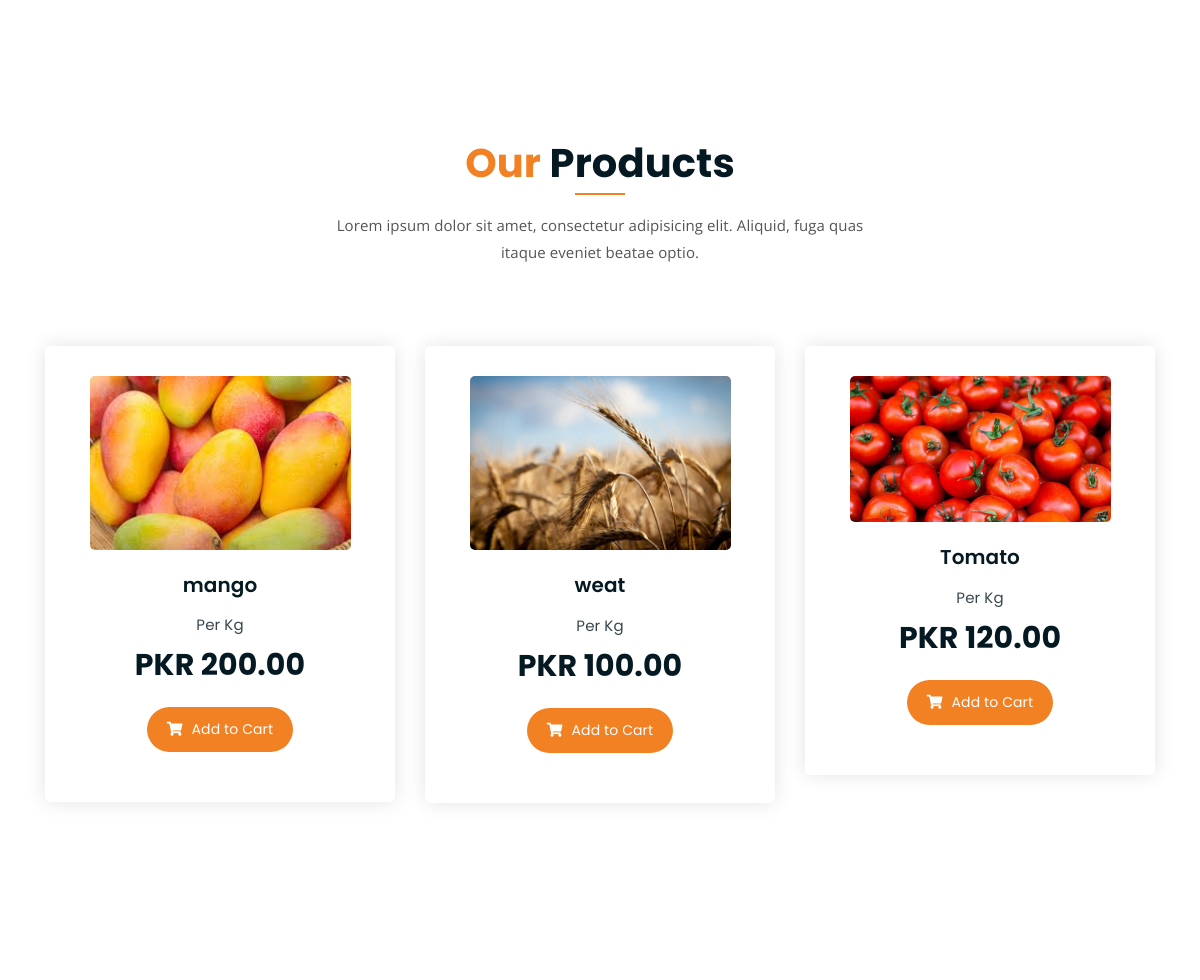
The app's page /index-2/ (middle part), older data.
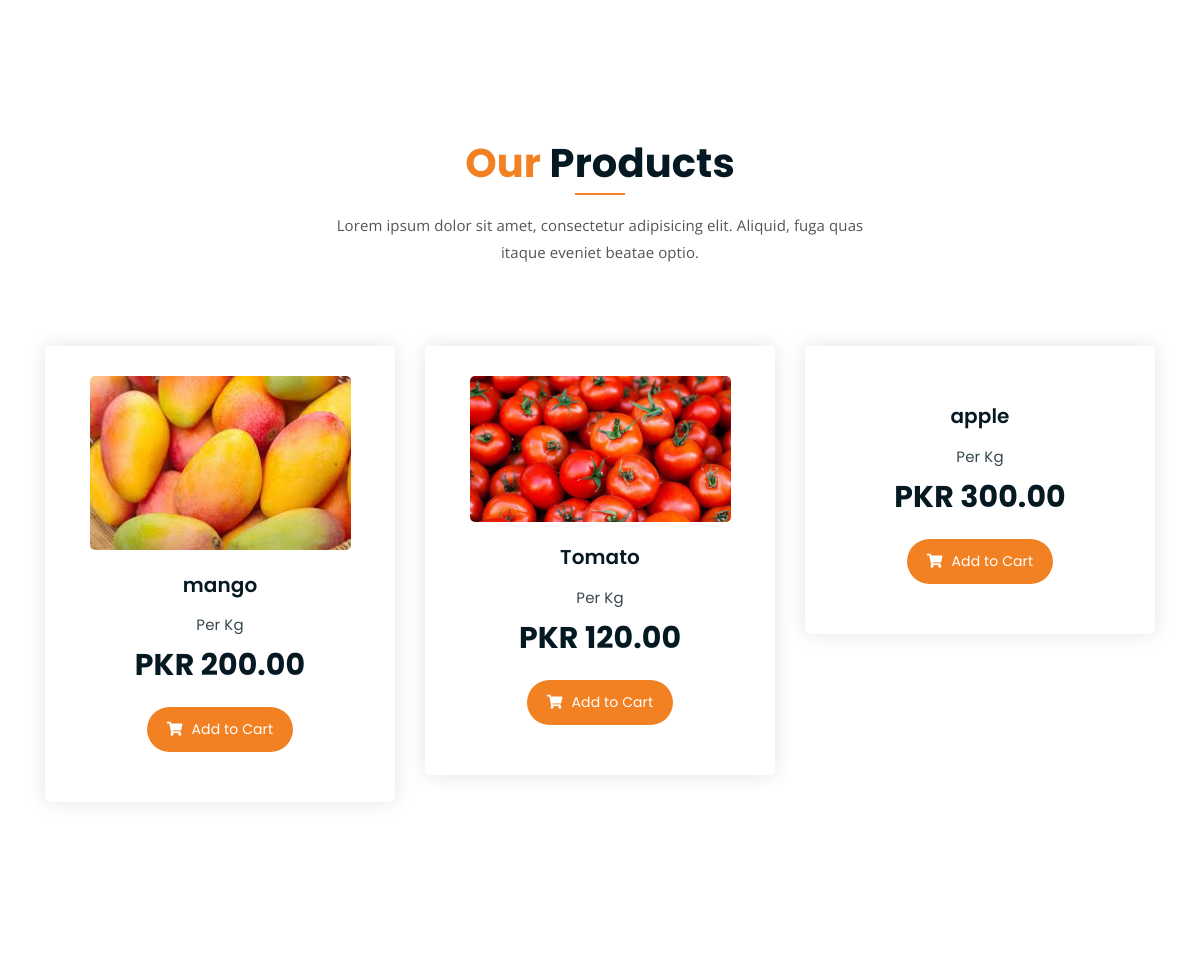
The same page, newer data.
### shop/models.py (models this page shows, shortened)
class Product(models.Model):
    QUALITY_PRICE_MULTIPLIERS = {
        'A': Decimal('1.00'),
        'B': Decimal('0.85'),
        'C': Decimal('0.65'),
    }
    farmer = models.ForeignKey(settings.AUTH_USER_MODEL, on_delete=models.CASCADE, related_name='products', null=True, blank=True)
    name = models.CharField(max_length=100)
    category = models.ForeignKey(Category, on_delete=models.SET_NULL, null=True, related_name='products')
    market_location = models.CharField(max_length=120, blank=True, default='')
    price = models.DecimalField(max_digits=10, decimal_places=2)
    description = models.TextField()
    stock = models.IntegerField()
    image = models.ImageField(upload_to='products/', blank=True, null=True)
    quality_grade = models.CharField(max_length=1, choices=[('A', 'Grade A'), ('B', 'Grade B'), ('C', 'Grade C')], null=True, blank=True)
    quality_confidence = models.DecimalField(max_digits=5, decimal_places=2, null=True, blank=True)
    price_source = models.ForeignKey(MarketPrice, on_delete=models.SET_NULL, null=True, blank=True, related_name='priced_products')
    priced_at = models.DateTimeField(null=True, blank=True)
    created_at = models.DateTimeField(auto_now_add=True)
    @property
    def commodity_type(self):
        return (self.category.name if self.category else '').strip()
    @property
    def is_wheat_commodity(self):
        return self.commodity_type.lower() == 'wheat'
    def _price_queryset(self, on_date):
        commodity = self.commodity_type
        location = (self.market_location or '').strip()
        if not commodity or not location:
            return MarketPrice.objects.none()
        return MarketPrice.objects.filter(
            price_date=on_date,
            commodity_type__iexact=commodity,
            market_location__iexact=location,
        )
    def get_market_price(self, on_date=None):
        on_date = on_date or timezone.localdate()
        today_match = self._price_queryset(on_date).order_by('-scraped_at').first()
        if today_match:
            return today_match
        return MarketPrice.objects.filter(
            commodity_type__iexact=self.commodity_type,
            market_location__iexact=(self.market_location or '').strip(),
            price_date__lt=on_date,
        ).order_by('-price_date', '-scraped_at').first()
    def apply_market_price(self, on_date=None, strict=False):
        target_date = on_date or timezone.localdate()
        market_price = self.get_market_price(on_date=target_date)
        self.price = market_price.price_per_kg
        self.price_source = market_price
        self.priced_at = timezone.now()
        return market_price
    def apply_quality_grade_price_adjustment(self):
        if not self.is_wheat_commodity:
            return
        multiplier = self.QUALITY_PRICE_MULTIPLIERS.get((self.quality_grade or '').upper())
        if multiplier is None:
            return
        self.price = (self.price * multiplier).quantize(Decimal('0.01'))
    def save(self, *args, **kwargs):
        allow_admin_override = kwargs.pop('allow_admin_override', False)
        enforce_market_rules = kwargs.pop('enforce_market_rules', True)
        allow_quality_override = kwargs.pop('allow_quality_override', False)
        super().save(*args, **kwargs)
        if self.image:
            img = Image.open(self.image.path)
            if img.height > 2160 or img.width > 3840:
                output_size = (3840, 2160)
                img.thumbnail(output_size, Image.LANCZOS)
                img.save(self.image.path, quality=95, optimize=True)
    def _should_enforce_market_rules(self, enforce_market_rules, allow_admin_override):
        return enforce_market_rules and bool(self.farmer_id) and not allow_admin_override
    def should_refresh_price(self, *, refresh_interval=timedelta(hours=2)):
        now = timezone.now()
        today_latest = self._price_queryset(timezone.localdate()).order_by('-scraped_at').first()
        if today_latest and (self.price_source_id != today_latest.id):
            return True
        if self.priced_at is None:
            return bool(self.get_market_price())
        if now - self.priced_at >= refresh_interval:
            return bool(self.get_market_price())
        return False
    def refresh_market_price_if_due(self, *, refresh_interval=timedelta(hours=2)):
        if not self.should_refresh_price(refresh_interval=refresh_interval):
            return False
        matched_price = self.apply_market_price(strict=False)
        if matched_price is None:
            return False
        if self.is_wheat_commodity:
            self.apply_quality_grade_price_adjustment()
        self.save(
            update_fields=['price', 'price_source', 'priced_at'],
            enforce_market_rules=False,
        )
        return True

### shop/views.py (the view)
# urls.py: path('index-2/', views.index_2, name='index-2'),
def index_2(request):
    products = list(Product.objects.all()[:8])
    _refresh_listed_product_prices(products)
    return render(request, 'index_2.html', {'products': products})

### shop/models.py (called while the page is built)
    @property
    def uses_100kg_unit(self):
        normalized_unit = (self.unit or '').lower().replace(' ', '')
        if normalized_unit in {'100kg', 'quintal'}:
            return True
        return not normalized_unit and self.source.lower() == 'amis.pk'

    @property
    def price_per_kg(self):
        if self.uses_100kg_unit:
            return (self.price / Decimal('100')).quantize(Decimal('0.01'))
        return self.price.quantize(Decimal('0.01'))

### shop/views.py (called while the page is built)
def _refresh_listed_product_prices(products):
    for product in products:
        product.refresh_market_price_if_due()

### templates/index_2.html (shortened to what this page needs)
{% extends 'base.html' %}
{% load static %}
{% block content %}
	<div class="product-section mt-150 mb-150">
		<div class="container">
			<div class="row">
				<div class="col-lg-8 offset-lg-2 text-center">
					<div class="section-title">
						<h3><span class="orange-text">Our</span> Products</h3>
						<p>Lorem ipsum dolor sit amet, consectetur adipisicing elit. Aliquid, fuga quas itaque eveniet beatae optio.</p>
					</div>
				</div>
			</div>
			<div class="row">
				{% for product in products|slice:":3" %}
				<div class="col-lg-4 col-md-6 text-center">
					<div class="single-product-item">
						<div class="product-image">
							<a href="{% url 'single-product' product.pk %}">
								{% if product.image %}
								<img src="{{ product.image.url }}" alt="">
								{% else %}
								<img src="{% static 'assets/img/products/product-img-1.jpg' %}" alt="">
								{% endif %}
							</a>
						</div>
						<h3>{{ product.name }}</h3>
						<p class="product-price"><span>Per Kg</span> PKR {{ product.price }}</p>
						<a href="{% url 'cart' %}" class="cart-btn"><i class="fas fa-shopping-cart"></i> Add to Cart</a>
					</div>
				</div>
				{% endfor %}
			</div>
		</div>
	</div>
{% endblock %}

Row changes from the older to the newer data that the page shows:
removed Product: image (picture), name "weat", price "100.00"
now on this page (row unchanged): Product: name "apple", price "300.00"
